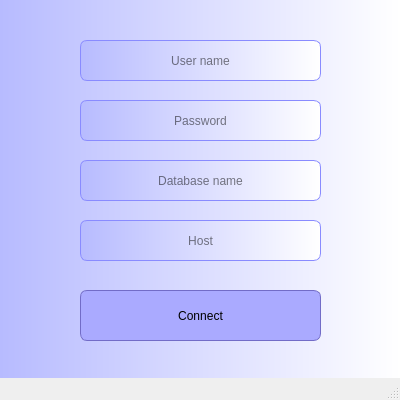
<?xml version="1.0" encoding="UTF-8"?>
<ui version="4.0">
 <class>connectDatabase</class>
 <widget class="QMainWindow" name="connectDatabase">
  <property name="geometry">
   <rect>
    <x>0</x>
    <y>0</y>
    <width>400</width>
    <height>400</height>
   </rect>
  </property>
  <property name="windowTitle">
   <string>Database connection</string>
  </property>
  <widget class="QWidget" name="centralwidget">
   <property name="styleSheet">
    <string notr="true">background-color: qlineargradient(spread:reflect, x1:0, y1:0, x2:1, y2:0, stop:0 rgba(183, 187, 255, 255), stop:1 rgba(255, 255, 255, 255))</string>
   </property>
   <widget class="QPushButton" name="connectButton">
    <property name="geometry">
     <rect>
      <x>80</x>
      <y>290</y>
      <width>241</width>
      <height>51</height>
     </rect>
    </property>
    <property name="styleSheet">
     <string notr="true">QPushButton {
background-color: rgb(170, 170, 255);
border: 1px solid  rgb(114, 108, 199);
border-radius: 7px;
}
QPushButton:hover {
background-color:rgb(210, 213, 255);
}
QPushButton:pressed {
background-color: rgb(229, 231, 255);
}</string>
    </property>
    <property name="text">
     <string>Connect</string>
    </property>
   </widget>
   <widget class="QLineEdit" name="passwordText">
    <property name="geometry">
     <rect>
      <x>80</x>
      <y>100</y>
      <width>241</width>
      <height>41</height>
     </rect>
    </property>
    <property name="styleSheet">
     <string notr="true">
border-radius: 7px;
border: 1px solid  rgb(137, 139, 255);
</string>
    </property>
    <property name="echoMode">
     <enum>QLineEdit::Password</enum>
    </property>
    <property name="alignment">
     <set>Qt::AlignCenter</set>
    </property>
    <property name="placeholderText">
     <string>Password</string>
    </property>
   </widget>
   <widget class="QLineEdit" name="userNameText">
    <property name="geometry">
     <rect>
      <x>80</x>
      <y>40</y>
      <width>241</width>
      <height>41</height>
     </rect>
    </property>
    <property name="styleSheet">
     <string notr="true">
border-radius: 7px;
border: 1px solid  rgb(137, 139, 255);
</string>
    </property>
    <property name="alignment">
     <set>Qt::AlignCenter</set>
    </property>
    <property name="placeholderText">
     <string>User name</string>
    </property>
   </widget>
   <widget class="QLineEdit" name="databaseNameText">
    <property name="geometry">
     <rect>
      <x>80</x>
      <y>160</y>
      <width>241</width>
      <height>41</height>
     </rect>
    </property>
    <property name="styleSheet">
     <string notr="true">
border-radius: 7px;
border: 1px solid  rgb(137, 139, 255);
</string>
    </property>
    <property name="alignment">
     <set>Qt::AlignCenter</set>
    </property>
    <property name="placeholderText">
     <string>Database name</string>
    </property>
   </widget>
   <widget class="QLineEdit" name="hostNameText">
    <property name="geometry">
     <rect>
      <x>80</x>
      <y>220</y>
      <width>241</width>
      <height>41</height>
     </rect>
    </property>
    <property name="styleSheet">
     <string notr="true">
border-radius: 7px;
border: 1px solid  rgb(137, 139, 255);
</string>
    </property>
    <property name="alignment">
     <set>Qt::AlignCenter</set>
    </property>
    <property name="placeholderText">
     <string>Host</string>
    </property>
   </widget>
  </widget>
  <widget class="QStatusBar" name="statusbar"/>
 </widget>
 <resources/>
 <connections/>
</ui>
